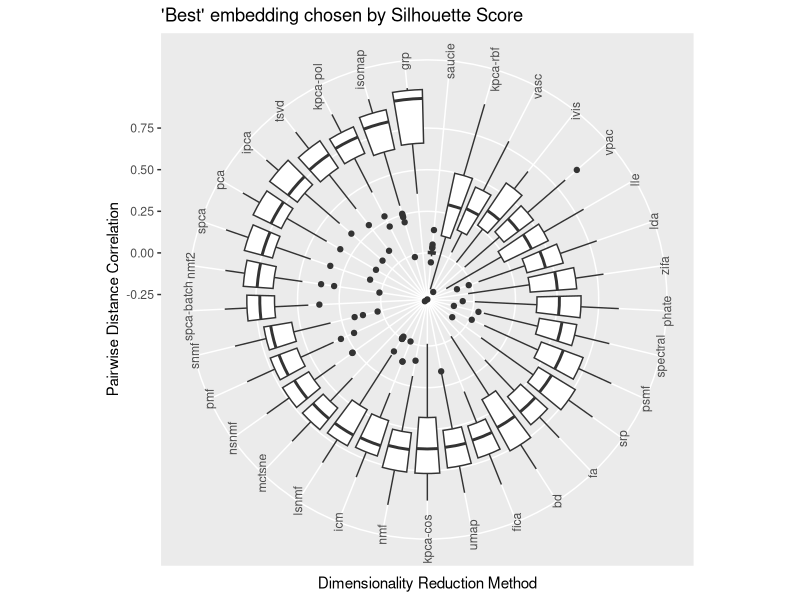
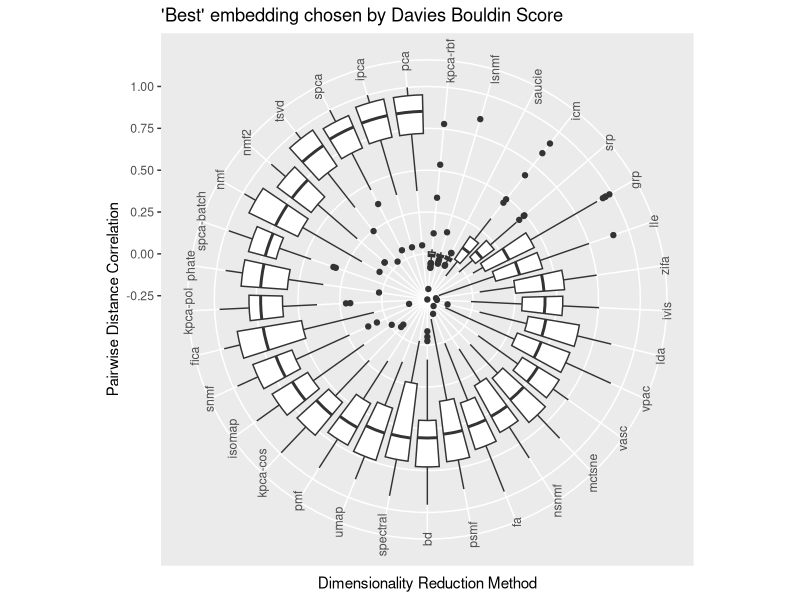
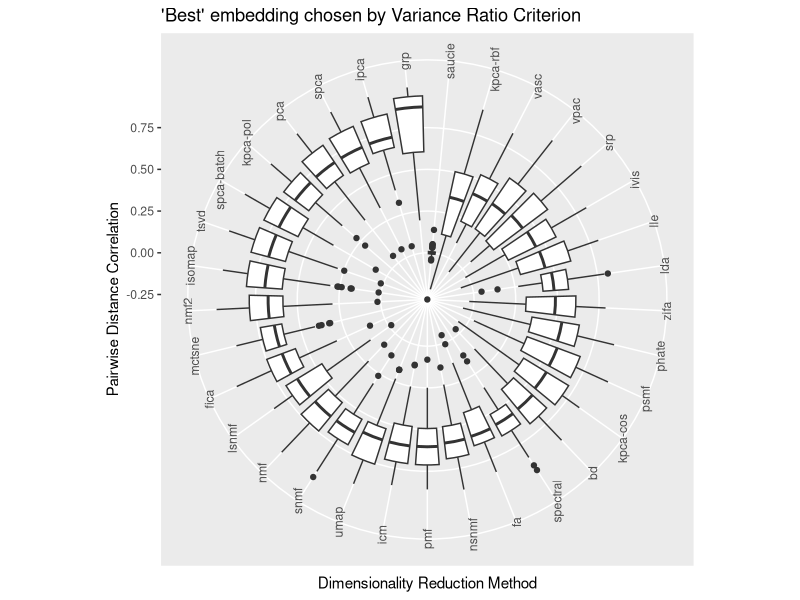

Write the R code that produced these figures, in order.
library(ggplot2)

data <- read.csv('data/results/pw_correlations/pw_correlations_by_best_ivm.csv')

p <- ggplot(data,aes(reorder(method,ss_euc,FUN=median,na.rm=T),ss_euc)) + geom_boxplot(outlier.shape=19) + theme(axis.text.x = element_text(angle = 90)) + xlab('Dimensionality Reduction Method') + ylab('Pairwise Distance Correlation') + ggtitle("'Best' embedding chosen by Silhouette Score") + coord_polar()

ggsave('writeup/plots/pw_correlations_boxplot_ss-euc_polar.pdf',p)

p <- ggplot(data,aes(reorder(method,dbs,FUN=median,na.rm=T),dbs)) + geom_boxplot(outlier.shape=19) + theme(axis.text.x = element_text(angle = 90))+ ylab('Pairwise Distance Correlation') + ggtitle("'Best' embedding chosen by Davies Bouldin Score") + xlab('Dimensionality Reduction Method') + coord_polar()

ggsave('writeup/plots/pw_correlations_boxplot_dbs_polar.pdf',p)

p <- ggplot(data,aes(reorder(method,vrc,FUN=median,na.rm=T),vrc)) + geom_boxplot(outlier.shape=19) + theme(axis.text.x = element_text(angle = 90))+ ylab('Pairwise Distance Correlation') + ggtitle("'Best' embedding chosen by Variance Ratio Criterion") + xlab('Dimensionality Reduction Method') + coord_polar()

ggsave('writeup/plots/pw_correlations_boxplot_vrc_polar.pdf',p)
